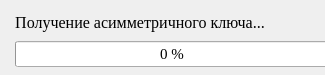
<?xml version="1.0" encoding="UTF-8"?>
<ui version="4.0">
    <class>FileManager</class>
    <widget class="QDialog" name="FileManager">
        <property name="windowModality">
            <enum>Qt::NonModal</enum>
        </property>
        <property name="geometry">
            <rect>
                <x>0</x>
                <y>0</y>
                <width>325</width>
                <height>75</height>
            </rect>
        </property>
        <property name="minimumSize">
            <size>
                <width>325</width>
                <height>75</height>
            </size>
        </property>
        <property name="maximumSize">
            <size>
                <width>325</width>
                <height>75</height>
            </size>
        </property>
        <property name="windowTitle">
            <string>[HES] Обработка файла</string>
        </property>
        <widget class="QWidget" name="layoutWidget">
            <property name="geometry">
                <rect>
                    <x>10</x>
                    <y>0</y>
                    <width>324</width>
                    <height>77</height>
                </rect>
            </property>
            <layout class="QVBoxLayout" name="verticalLayout">
                <property name="leftMargin">
                    <number>5</number>
                </property>
                <property name="topMargin">
                    <number>10</number>
                </property>
                <property name="rightMargin">
                    <number>5</number>
                </property>
                <property name="bottomMargin">
                    <number>10</number>
                </property>
                <item alignment="Qt::AlignLeft">
                    <widget class="QLabel" name="label">
                        <property name="font">
                            <font>
                                <family>Times New Roman</family>
                                <pointsize>12</pointsize>
                            </font>
                        </property>
                        <property name="text">
                            <string>Получение асимметричного ключа...</string>
                        </property>
                        <property name="alignment">
                            <set>Qt::AlignCenter</set>
                        </property>
                        <property name="wordWrap">
                            <bool>false</bool>
                        </property>
                    </widget>
                </item>
                <item>
                    <widget class="QProgressBar" name="progressBar">
                        <property name="font">
                            <font>
                                <family>Times New Roman</family>
                                <pointsize>11</pointsize>
                            </font>
                        </property>
                        <property name="value">
                            <number>0</number>
                        </property>
                        <property name="textVisible">
                            <bool>true</bool>
                        </property>
                        <property name="format">
                            <string>%p %</string>
                        </property>
                    </widget>
                </item>
            </layout>
        </widget>
    </widget>
    <resources/>
    <connections/>
</ui>
